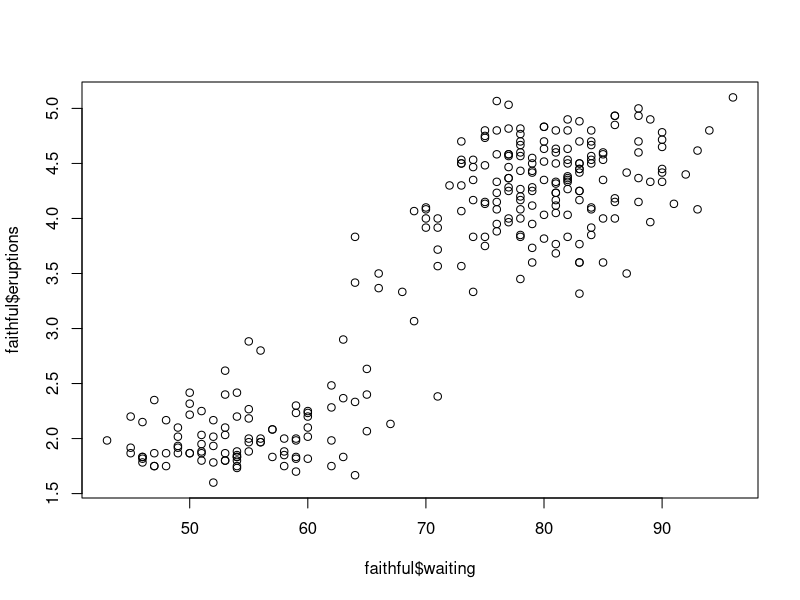

R code for this plot:


# Exercise Cross Validation

# Create a model with the faithful dataset
?faithful
# explain waiting with eruptions
# get a visual impression to get an idea of the relationship
# get the MSE using simple cross validation and 5-fold CV
# in the solution I Will use a 50/50 split of the dataset for simple CV
# Compare the results - which one has a lower error rate?
# What could be possible problems with the CV approach I outlined

# 1. simple CV
# simple xy plot
plot(faithful$waiting, faithful$eruptions)

# linear model explaining the waiting time - training data 1-136
mymodel = glm(data = faithful[1:136,], waiting ~ eruptions)

#MSE on the second half of the data 9validation set)
mean((faithful$waiting - predict(mymodel, faithful))[137:272]^2)

# Or an alternative way to code it
mean((faithful$waiting[137:272] - predict(mymodel, faithful[137:272,]))^2)

# 2. 5-fold CV

library(boot) # for the cv.glm function

# we are going to get a model with the full dataset
mymodel2 = glm(data=faithful, waiting ~ eruptions)

#cv.glm for 5 fold CV
cv.result = cv.glm(data = faithful, mymodel2, K = 5)

# the error rate is slightly lower than the standard CV
cv.result$delta

#if you perform simple Cv with a 50/50 split, you could get bias in your model

